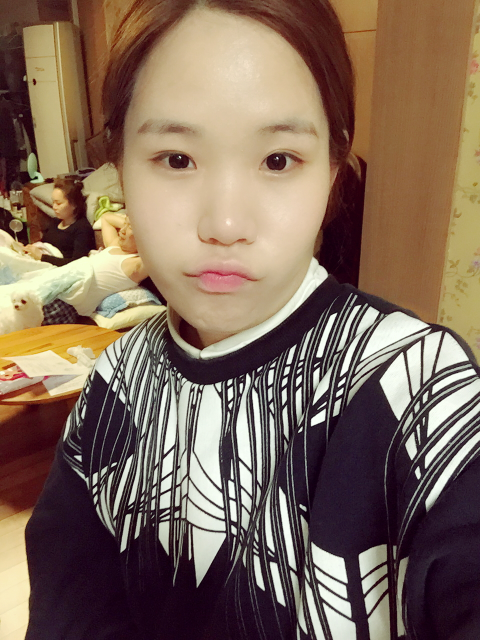
#> input picture myFace/photo (1).JPG, 960 x 1280 px, given in place of geisel.jpg, which was not available (shown at 1/2 size)
$ python process_local.py
#> lines starting #> are read from the running program, lines starting #| are printed output that depends on the picture; after the words box and inside, x2 and y2 are one past the last pixel; in counts of white or black regions, pixels touching at a corner belong together; pictures that were not available may be replaced by others from this repository, and a replacement may not be noted
"""
ECE196 Face Recognition Project
Author: Will Chen

Prerequisite: You need to install OpenCV before running this code
The code here is an example of what you can write to print out 'Hello World!'
Now modify this code to process a local image and do the following:
1. Read geisel.jpg
2. Convert color to gray scale
3. Resize to half of its original dimensions
4. Draw a box at the center the image with size 100x100
5. Save image with the name, "geisel-bw-rectangle.jpg" to the local directory
All the above steps should be in one function called process_image()
"""

# TODO: Import OpenCV
import cv2
# TODO: Edit this function
def process_image():
    img=cv2.imread('geisel.jpg',0)
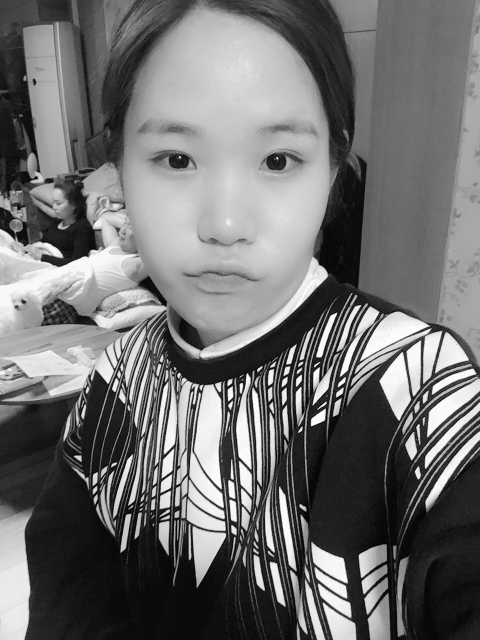
#> img: shape (1280, 960) (shown at 1/2 size); min 4, max 254, mean 110.9
    size = img.shape
#> size = (1280, 960)
    small = cv2.resize(img, None, fx=0.5, fy=0.5, interpolation=cv2.INTER_AREA)
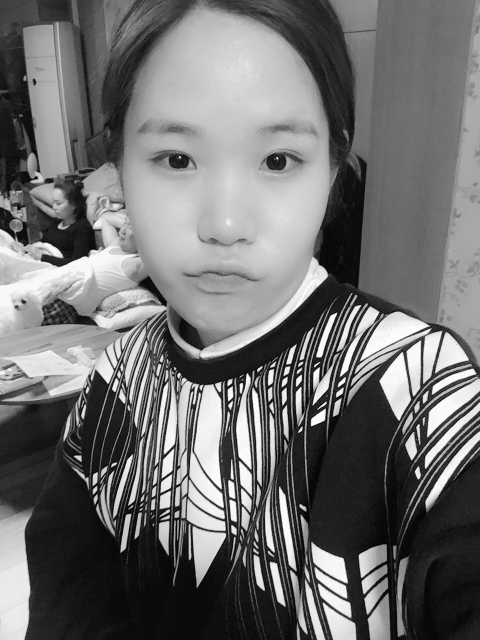
#> small: shape (640, 480); min 5, max 253, mean 111
    height, width  = small.shape
#> height = 640; width = 480
    cv2.rectangle(small, (width/2-50,height/2-50) , (width/2+50, height/2+50), (255,255,255), 4)
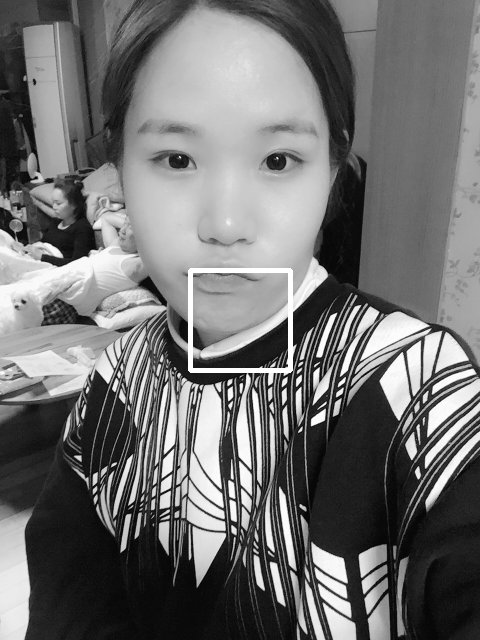
#> small: shape (640, 480); 0.65% of pixels changed, all inside (x1, y1, x2, y2) = (188, 268, 293, 373)
    cv2.imshow('image', small)
    cv2.waitKey(0)
    cv2.imwrite('new geisel.jpg',small)
#> (the run stopped early here; a loop or call above may not have finished)

$ run again, on myFace/photo (10).JPG
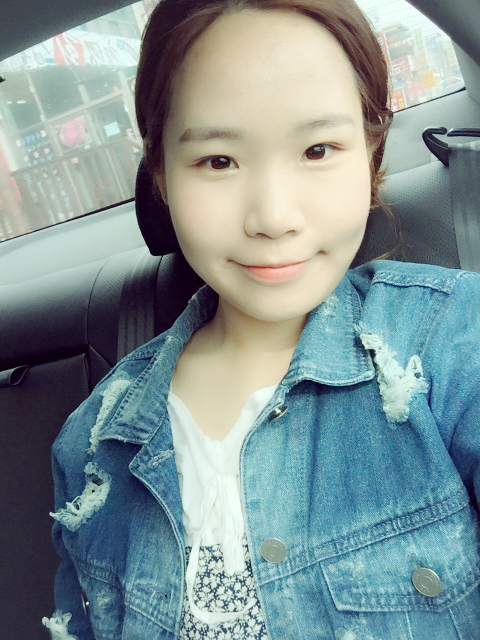
#> input picture myFace/photo (10).JPG, 960 x 1280 px, given in place of geisel.jpg, which was not available (shown at 1/2 size)
#> in process_image, `img=cv2.imread('geisel.jpg',0)`:
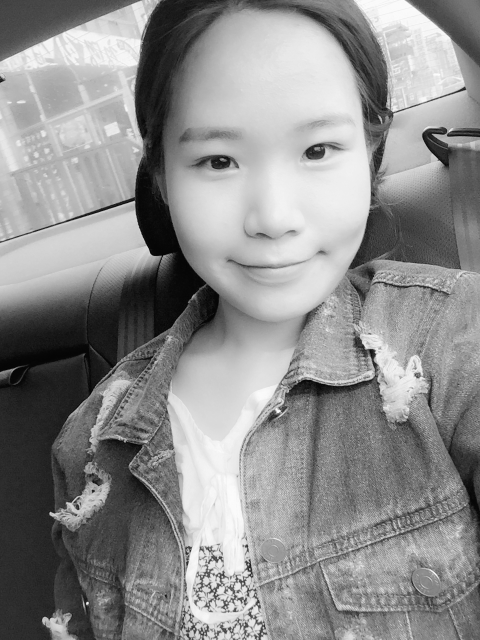
#> img: shape (1280, 960) (shown at 1/2 size); min 4, max 253, mean 141.3
#> in process_image, `cv2.rectangle(small, (width/2-50,height/2-50) , (width/2+50, height/2+..`:
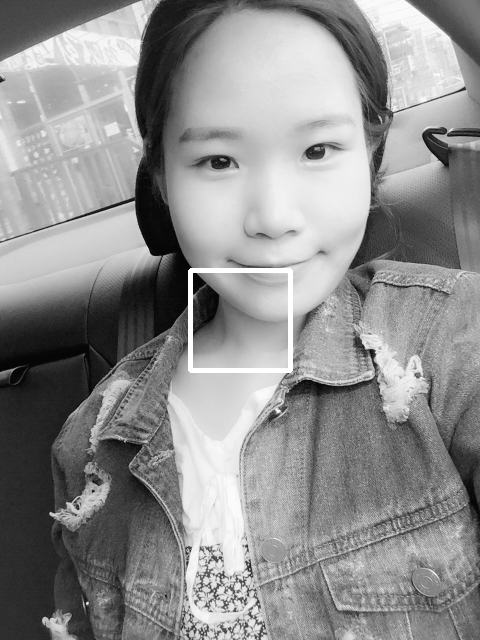
#> small: shape (640, 480); min 5, max 255, mean 142
